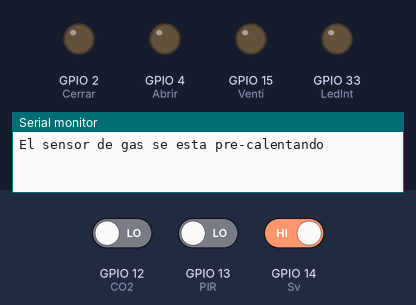
Bench run of a sketch on a simulated ESP32. Parts: output pins drawn as LEDs (lit = HIGH), the last lines printed to the serial monitor. Inputs (shaded band) come from the test bench; at power-on: GPIO 12 (CO2) LOW, GPIO 14 (Sv) HIGH, GPIO 13 (PIR) LOW.

Above: at 6.2 s.
6.3 s: GPIO 12 (CO2) driven HIGH and GPIO 14 (Sv) driven LOW
9.3 s: GPIO 12 (CO2) driven LOW
At 10.5 s:
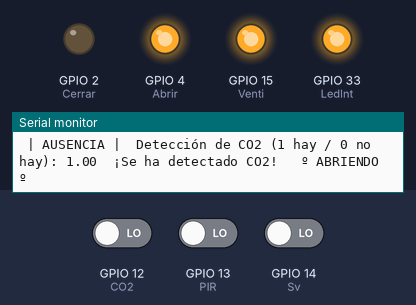
At 19.8 s:
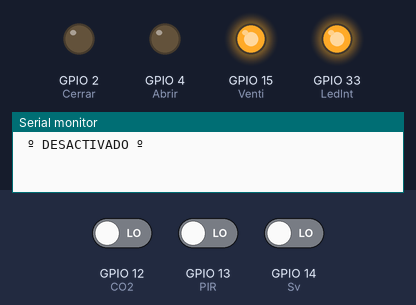
Timing chart, 0 to 20.5 s (numbered marks = the images above; inputs shaded):
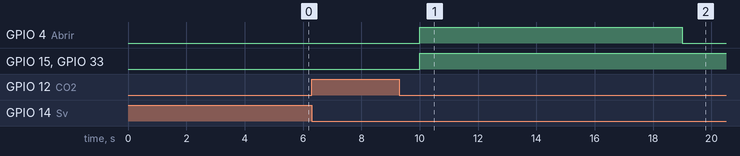

Measured:
- after the input at 6.3 s, every drawn part: stays the same
- after the input at 9.3 s, GPIO 4 (Abrir): LOW → HIGH after 0.70 s, → LOW 9.0 s later; GPIO 15 (Venti): LOW → HIGH after 0.70 s

The sketch:

TodobienElectronica.ino
```cpp
/*Monitoreo de CO2, Presencia y ventilación
   Este programa tiene por objetivo comprobar el funcionamiento de los sensores MQ135 (CO2) y Pir Hcsr501 (presencia)
   por: Jose Luis Oviedo Barriga, David Garcia Sarmiento, Erika Barojas Payán
   Fecha: 29 de junio de 2022

   Este programa lee los sensores MQ135 (CO2) y Pir Hcsr501 (presencia)

              CO2                        PRESENCIA
   ESP32      MQ135PinAtras      ESP32      Pir Hcsr501   ESP32      Ventilador
   I012 ------    1 Datos        GND ------ 1 GND         I015 ------1 Datos
   GND -------    3 GND          I013 ------2 Datos
   VCC -------    4 Vin          VCC -------3 Vin

   Asignacion de pines DISPONIBLES ESP32CAM
   IO4    Abrir     En 1 Abrir ventana
   IO2    Cerrar    En 1 Cerrar ventana
   IO14   Sv        Sensor de ventana compeltamente Abierta/Cerrada (compuerta EXOR)
   IO15   Venti     Rele Ventilador
   IO12   CO2       Sensor CO2
   IO13   PIR       Sensor Presencia
   IO33   LedIn     LEDinterno (Acuse de Presencia)

*/

// Constantes*************************************************************************
float ValorCO2 = 0;   // Variable para guardar el valor digital del sensor de CO2
int ValorPIR = 0;     // Variable para guardar el valor digital del sensor de presencia
int ValorSv = 0;      // Variable para guardar el valor digital del sensor ventana activa
int EdoVen = 0;       // Condicion inicial Ventana cerrada  EdoVen=1 Abierta // EdoVen=0 Cerrada

// Variables**************************************************************************
long timeNow, timeLast;    // Variables de control de tiempo no bloqueante
int data = 0;              // Contador
int wait = 5000;           // Indica la espera cada 5 segundos para envío de mensajes MQTT

// Definición de objetos**************************************************************

#define LedInt 33   // Pin del LED interno
#define PIR 13      // Pin del sensor de presencia
#define Sv 14       // Pin de la EXOR
#define Venti 15    // Pin de Relevador que activará el ventilador
#define CO2 12      // Pin del sensor de CO2
#define Abrir 4     // Pin de salida al puente H que controla el motor para abrir la ventana
#define Cerrar 2    // Pin de salida al puenta H que controla el motor para cerrar la ventana

// Condiciones iniciales - Se ejecuta sólo una vez al energizar***********************
void setup() {

  pinMode(Abrir, OUTPUT);      // Salida del ESP32 de apertura de ventana y entrada 1 de puente H
  pinMode(Cerrar, OUTPUT);     // Salida del ESP32 de cierre de ventana y entrada 2 de puente H
  pinMode(Venti, OUTPUT);      // Salida de encendido de ventiladaro
  pinMode(LedInt, OUTPUT);     // Salida al LED interno del ESP32
  pinMode(Sv, INPUT);          // Entrada de la EXOR que indica que la ventana esta completamente Abierta/Cerrada
  pinMode(PIR, INPUT);         // Entrada del sensor de presencia

  digitalWrite(Abrir, LOW);     // Se inicializa apagada a apertura de la ventana
  digitalWrite(Cerrar, LOW);    // Se inicializa apagado el cirre de la ventana
  digitalWrite(Venti, LOW);     // Se inicializa apagado el ventilador

  Serial.begin (115200);
  Serial.println("El sensor de gas se esta pre-calentando");
  delay(5000); // Espera a que el sensor se caliente durante 5 segundos

  timeLast = millis ();         // Inicia el control de tiempo

}// Fin de void setup*****************************************************************


void loop() {    //VOID LOOP**********************************************************///////////////////

  timeNow = millis();                       // Control de tiempo para esperas no bloqueantes
  if (timeNow - timeLast > wait) {          // Manda un mensaje por MQTT cada cinco segundos
    timeLast = timeNow;                     // Actualización de seguimiento de tiempo

    presencia();                            // Funcion de presencia
    COdos();                                // Funcion deteccion de CO2
  }// fin del if (timeNow - timeLast > wait)

}// Fin de void loop*****************************************************************///////////////////


// Funcioes del usuario
//----------------------- PRESENCIA----------------------------
void presencia() {                    // Esta funcion realiza el sensado de presencia
  ValorPIR = digitalRead(PIR);        // Lectura del Sensor PIR que se guarda en ValorPIR
  if (ValorPIR == HIGH) {             // Pregunta si esta en alta
    Serial.print(" | PRESENCIA | ");
    digitalWrite(LedInt, 0);          // de ser asi lo enciede
  } else {                            // si esta en bajo
    digitalWrite(LedInt, 1);          // Pemanece apagado (Lógica inversa)
    Serial.print(" | AUSENCIA | ");
  }
}


//----------------------- CO2---------------------------

void COdos() {                       // Esta funcion realiza el sensado de presencia
  ValorCO2 = digitalRead(CO2);       // Lectura de la entrada digital (1=no hay / 0=Si hay)
  ValorCO2=!ValorCO2;                // Se niega ya que el sensor entrega la respuesta negada (0=No hay / 1=Si hay)
  Serial.print(" Detección de CO2 (1 hay / 0 no hay): ");
  Serial.print(ValorCO2);

  if (ValorCO2 == 1)                                    // Si ValorCO==1 entonces hay de CO2
  {
    Serial.print("  ¡Se ha detectado CO2!  ");
    digitalWrite(Venti, HIGH);                         // Enciende Ventilador
    if (EdoVen == 0) {                                 // Si la ventana está cerrada
      Open();                                          // Abre la Ventana
    }
    delay(1000);
  }
  else {                                               // Si ValorCO==0 entonces NO hay de CO2
    Serial.print("");
    digitalWrite (Venti, LOW);                         //  Se apaga el Ventilardor
    if (EdoVen == 1) {                                 // Si la ventana esta abierta
      Close();                                         // Cierra Ventana
    }
    delay(1000);
  }

  Serial.println("");
}


//------------------------- Abrir Ventana  -----------------------------
void Open() {                           // Esta funcion abre la ventana
  digitalWrite(Abrir, HIGH);            // Se abre la ventana
  digitalWrite(Cerrar, LOW);            // Garantiza que no se va a cerrar
  Serial.print(" º ABRIENDO º");
  delay(9000);                          // Se espera a que el sensor de completamente cerrado se libere

  do {                                  // Este ciclo sucede hata que se termine de abrir la ventana
    digitalWrite(Abrir, HIGH);
    digitalWrite(Cerrar, LOW);
    Serial.println(" º ABRIENDO º");
    ValorSv = digitalRead(Sv);         // Lectura de la EXOR
  } while (ValorSv);                   // Cuando los dos sensores de la ventana estan libres la EXOR indica que la ventana esta completamente abierta

  EdoVen = 1;                          // Estado de ventana indica abierta = 1
  digitalWrite(Abrir, LOW);            // Se apaga la apertura de la ventana
  digitalWrite(Cerrar, LOW);           // Se garantiza que no se cierre
  Serial.print(" º DESACTIVADO º");
}

//--------------------------- Cerrar Ventana  -------------------------------
void Close() {                           // Esta funcion cierra la ventana
  digitalWrite(Abrir, LOW);              // Garantiza que no se va a abrir
  digitalWrite(Cerrar, HIGH);            // Se cierra la ventana
  Serial.print(" º CERRANDO º");
       ValorSv = digitalRead(Sv);        // Lectura de la compueta EXOR
       Serial.println(ValorSv);
  delay(5000);                           // Se espera a que el sensor de completamente abierta se obstruya

  do {                                   // Este ciclo sucede hata que se termine de cerrar la ventana
    digitalWrite(Abrir, LOW);            // Se garantiza que no se abra la Ventana
    digitalWrite(Cerrar, HIGH);          // Se cierra la Ventana
    Serial.println(" º CERRANDO º");
    ValorSv = digitalRead(Sv);           // Lectura de la compuerta EXOR
    if (!ValorSv) {                      // Una ves que el sensor de completamente cerrado se activa continua cerrando
      Serial.print("En espera");
      delay(6500);                       //Tiempo para que termine de cerrar la ventana (el sensor esta antes del cierre total)
    }
  } while (ValorSv);                     // Termina el ciclo de cierre de ventana

  EdoVen = 0;                            // Estado de ventana cerrado = 0
  digitalWrite(Abrir, LOW);              // Permanece apagodo la apertura de la ventana
  digitalWrite(Cerrar, LOW);             // Se apaga el cierre de la ventana
  Serial.print(" º DESACTIVADO º");

}
```
